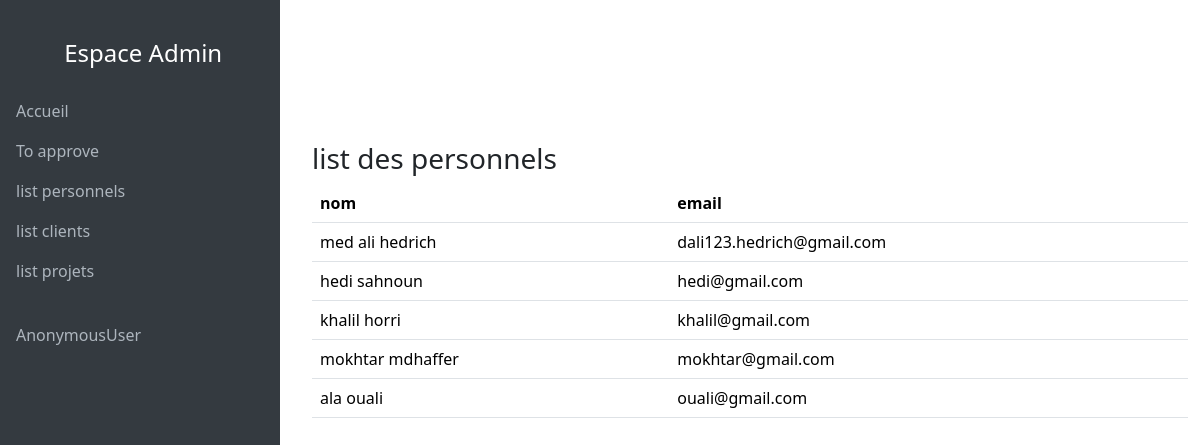
The app's page /ArtyProd/adminperslist/ with its own data.
### ArtyProd/models.py (models this page shows, shortened)
class CustomUser(AbstractUser):
    USER_TYPE_CHOICES = [
        ('personnel', 'Personnel'),
        ('client', 'Client'),
    ]
    user_type = models.CharField(
        max_length=20,
        choices=USER_TYPE_CHOICES,
        default='client',
    )
    groups = models.ManyToManyField(
        'auth.Group',
        related_name='custom_users',
        blank=True,
        help_text='The groups this user belongs to. A user will get all permissions granted to each of their groups.',
        verbose_name='groups',
    )
    user_permissions = models.ManyToManyField(
        'auth.Permission',
        related_name='custom_users',
        blank=True,
        help_text='Specific permissions for this user.',
        verbose_name='user permissions',
    )

### ArtyProd/views.py (the view)
# urls.py: path('adminperslist/',views.adminperslist,name="adminperslist"),
def adminperslist(request):
    list=CustomUser.objects.filter(user_type='personnel')
    return render( request,'admin/adminperslist.html',{'list':list})

### ArtyProd/templates/admin/adminperslist.html
{% extends 'admin/admin_panel.html' %}
{% load static %}
{% block content %}
<h3>list des personnels</h3>
<table class="table table-hover">
    <thead>
        <tr>
          <th scope="col">nom </th>
          <th scope="col">email</th>
        </tr>
      </thead>
      <tbody>
        {% for fr in list %}
        <tr>
          <td>{{fr.first_name}} {{fr.last_name}}</td>
          <td>{{fr.email}}</td>
        </tr>
        {% endfor %}
      </tbody>
</table>
{% endblock %}

### records on screen
CustomUser: first_name "med ali", last_name "hedrich", email "dali123.hedrich@gmail.com"
CustomUser: first_name "hedi", last_name "sahnoun", email "hedi@gmail.com"
CustomUser: first_name "khalil", last_name "horri", email "khalil@gmail.com"
CustomUser: first_name "mokhtar", last_name "mdhaffer", email "mokhtar@gmail.com"
CustomUser: first_name "ala", last_name "ouali", email "ouali@gmail.com"

### other values on screen
{{ user }} "AnonymousUser"
